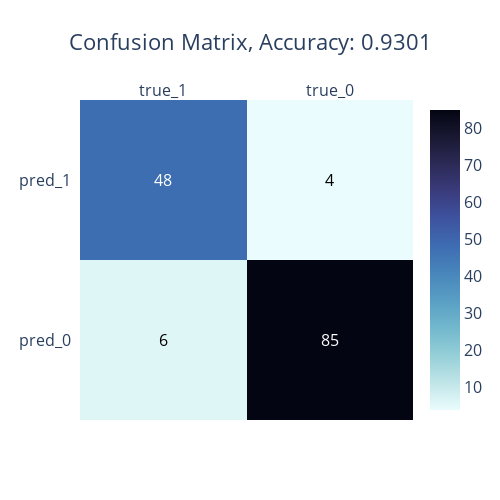

The notebook cell this image was saved under:
### Code cell
def confusion_matrix_plot(cm):
    cm = cm[::-1]
    cm = pd.DataFrame(cm, index=['pred_0', 'pred_1'], columns=['true_1', 'true_0'])
    
    fig = ff.create_annotated_heatmap(z=cm.values, x=list(cm.columns), y=list(cm.index), colorscale='Ice', showscale=True, reversescale=True)
    fig.update_layout(title_text=f'Confusion Matrix, Accuracy: {acc:.4f}', title_x=0.5, font_size=16, width=500, height=500)

    fig.show()

confusion_matrix_plot(cm)

### Figure 1 — Plotly figure (JSON) as saved in the notebook; plotly's stock layout.template omitted (floating-point values rounded to 4 significant figures)
{"data": [{"colorscale": [[0, "rgb(3, 5, 18)"], [0.09091, "rgb(25, 25, 51)"], [0.1818, "rgb(44, 42, 87)"], [0.2727, "rgb(58, 60, 125)"], [0.3636, "rgb(62, 83, 160)"], [0.4545, "rgb(62, 109, 178)"], [0.5455, "rgb(72, 134, 187)"], [0.6364, "rgb(89, 159, 196)"], [0.7273, "rgb(114, 184, 205)"], [0.8182, "rgb(149, 207, 216)"], [0.9091, "rgb(192, 229, 232)"], [1, "rgb(234, 252, 253)"]], "reversescale": true, "showscale": true, "type": "heatmap", "x": ["true_1", "true_0"], "y": ["pred_0", "pred_1"], "z": [[6, 85], [48, 4]]}], "layout": {"annotations": [{"font": {"color": "#000000"}, "showarrow": false, "text": "6", "x": "true_1", "xref": "x", "y": "pred_0", "yref": "y"}, {"font": {"color": "#FFFFFF"}, "showarrow": false, "text": "85", "x": "true_0", "xref": "x", "y": "pred_0", "yref": "y"}, {"font": {"color": "#FFFFFF"}, "showarrow": false, "text": "48", "x": "true_1", "xref": "x", "y": "pred_1", "yref": "y"}, {"font": {"color": "#000000"}, "showarrow": false, "text": "4", "x": "true_0", "xref": "x", "y": "pred_1", "yref": "y"}], "font": {"size": 16}, "height": 500, "title": {"text": "Confusion Matrix, Accuracy: 0.9301", "x": 0.5}, "width": 500, "xaxis": {"dtick": 1, "gridcolor": "rgb(0, 0, 0)", "side": "top", "ticks": ""}, "yaxis": {"dtick": 1, "ticks": "", "ticksuffix": "  "}}}
